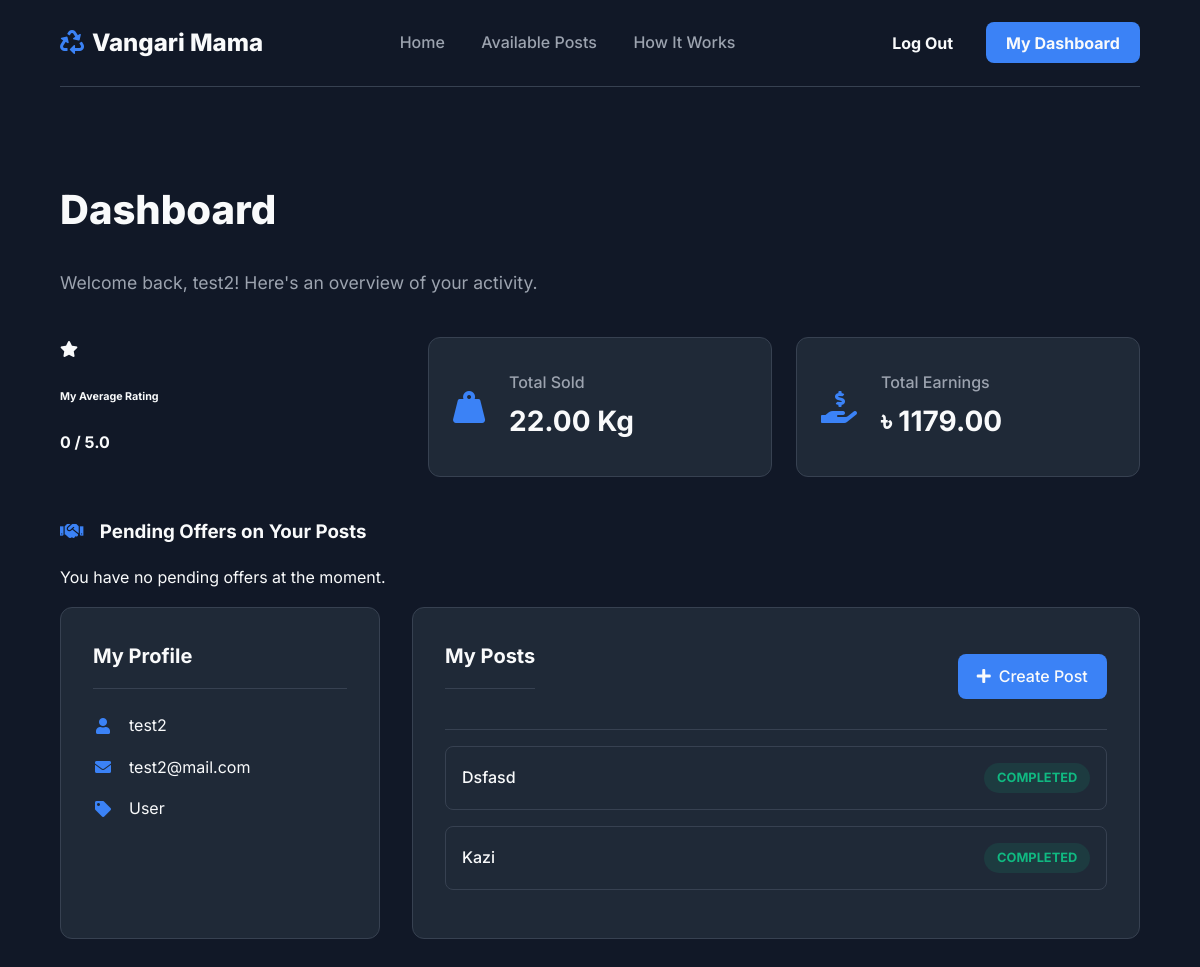
Before: /dashboard (signed in) with the older database file.
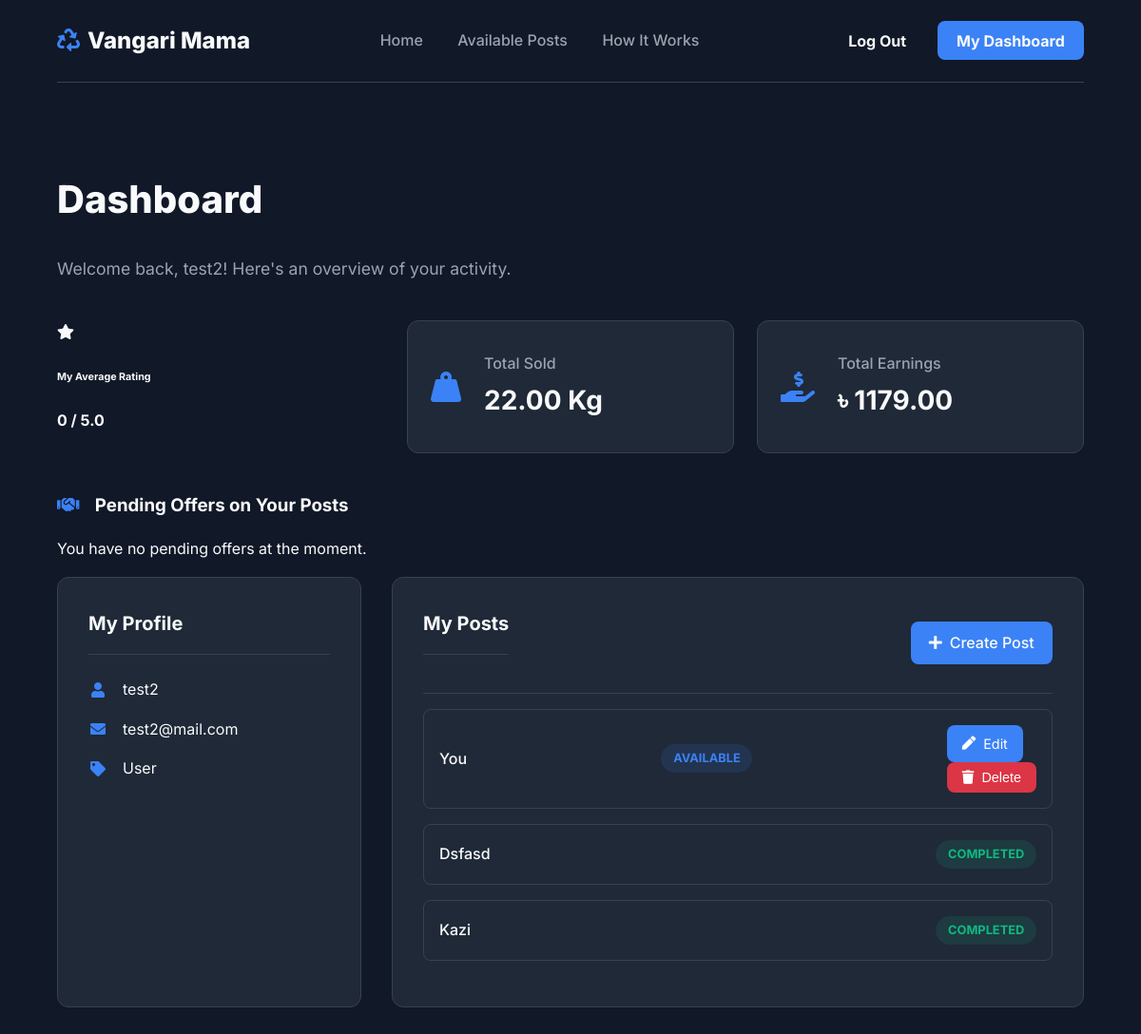
After: the same page with the newer database file.
### models.py (models this page shows, shortened)
class TrashPost(db.Model):
    id = db.Column(db.Integer, primary_key=True)
    user_id = db.Column(db.Integer, db.ForeignKey('user.id'), nullable=False)
    trash_type = db.Column(db.String(50), nullable=False)
    quantity = db.Column(db.Integer, nullable=False)
    location = db.Column(db.String(255), nullable=False)
    description = db.Column(db.Text)
    status = db.Column(db.String(20), default='available', nullable=False)
    collector_id = db.Column(db.Integer, db.ForeignKey('user.id'))
    price_per_kg = db.Column(db.Numeric(10, 2), nullable=False)
    is_negotiable = db.Column(db.Boolean, default=False, nullable=False)
    created_at = db.Column(db.DateTime, default=datetime.utcnow)
    completed_at = db.Column(db.DateTime)
    final_weight_kg = db.Column(db.Float, nullable=True)
    final_price_per_kg = db.Column(db.Numeric(10, 2), nullable=True)
    total_transaction_value = db.Column(db.Numeric(10, 2), nullable=True)
    platform_profit = db.Column(db.Numeric(10, 2), nullable=True)
    phone_number = db.Column(db.String(20), nullable=True)
    google_map_link = db.Column(db.String(500), nullable=True)
    image_file = db.Column(db.String(30), nullable=False, default='default.jpg')
    reviews = db.relationship('Review', backref='post', lazy='dynamic', cascade="all, delete-orphan")

### routes.py (the view)
@app.route('/dashboard')
@login_required
def user_dashboard():
    if current_user.user_type == 'collector':
        return redirect(url_for('collector_dashboard'))
    user_posts = TrashPost.query.filter_by(user_id=current_user.id).order_by(TrashPost.created_at.desc()).all()
    total_kg_sold = db.session.query(db.func.sum(TrashPost.final_weight_kg)).filter_by(user_id=current_user.id, status='completed').scalar() or 0.0
    total_earnings = current_user.total_earnings or 0.0
    return render_template('user_dashboard.html',
                           title='My Dashboard',
                           user_posts=user_posts,
                           total_kg_sold=total_kg_sold,
                           total_earnings=total_earnings)

### app.py (called while the page is built)
@login_manager.user_loader
def load_user(user_id):
    from models import User
    return User.query.get(int(user_id))

### models.py (called while the page is built)
    def average_rating(self):
        reviews = self.reviews_received.all()
        if not reviews:
            return 0
        return round(statistics.mean([review.rating for review in reviews]), 1)

### templates/user_dashboard.html (shortened to what the changed rows need)
{% extends "base.html" %} {% block title %}My Dashboard{% endblock %} {% block
content %}
<div class="container">
  <div class="dashboard-header">
    <h1>Dashboard</h1>
  </div>
    {% set offers = user_posts|selectattr('status', 'equalto',
    'negotiating')|list %}
  <div class="dashboard-grid">
    <div class="posts-list">
      {% if user_posts %} {% for post in user_posts %}
      <div class="post-item">
        <span class="post-details">{{ post.trash_type.title() }}</span>
        {% if post.status.lower() == 'available' %}
        <span class="status-badge status-available">Available</span>
        {% elif post.status.lower() == 'completed' %}
        <span class="status-badge status-completed">Completed</span>
        {% elif post.status.lower() == 'negotiating' %}
        <span class="status-badge status-pending">Offer Pending</span>
        {% endif %} {% if post.status == 'available' %}
        <div class="post-actions">
          <a href="{{ url_for('edit_post', post_id=post.id) }}" class="btn-edit"
            ><i class="fas fa-pen"></i> Edit</a
          >
          <form
            action="{{ url_for('delete_post', post_id=post.id) }}"
            method="POST"
            onsubmit="return confirm('Are you sure you want to delete this post?');"
          >
            <button type="submit" class="btn-delete">
              <i class="fas fa-trash"></i> Delete
            </button>
          </form>
        </div>
        {% endif %}
      </div>
      {% endfor %} {% else %}
      <div class="no-posts-message">
        <p>You have not created any posts yet.</p>
      </div>
      {% endif %}
    </div>
  </div>
</div>
{% endblock %}

Changed rows visible on the page:
added TrashPost: trash_type "You", status "AVAILABLE"
